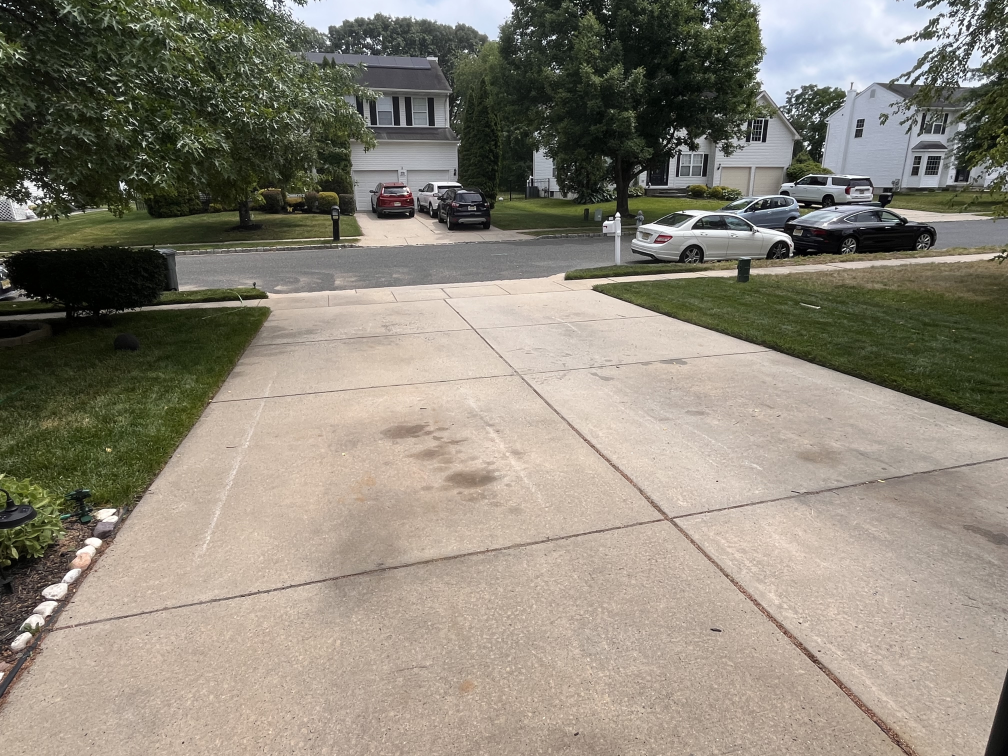
#> input picture imaging/driveway_images/driveway.jpeg, 4032 x 3024 px, found by its file name (shown at 1/4 size)
$ python driveway_homography.py
#> lines starting #> are read from the running program, lines starting #| are printed output that depends on the picture
import cv2
import numpy as np

# 1. Define corresponding points (Source and Destination)
# Example: Mapping a rectangular source image to a custom 4-point shape in the destination
#TODO: not magic numbers - use driveway.jpg w and h
w = 118*2
h = 115+96+124
# pts_src = np.array([[1086, 1241], [2366, 1157], [4025, 1763], [196, 2521]], dtype=float)
pts_src = np.array([[1086, 1241], [2366, 1157], [4256, 1778], [196, 2521]], dtype=float)

pts_dst = np.array([[0, 0], [w, 0], [w, h], [0, h]], dtype=float)

# 2. Calculate the Homography Matrix
h_matrix, status = cv2.findHomography(pts_src, pts_dst)

# save the matrix
fs_write = cv2.FileStorage("homography.yaml", cv2.FILE_STORAGE_WRITE)
fs_write.write("homography", h_matrix)
fs_write.release()  # Always release the file stream
#how to unload
# fs_read = cv2.FileStorage("homography.yaml", cv2.FILE_STORAGE_READ)
# loaded_matrix = fs_read.getNode("homography").mat()
# fs_read.release()

# 3. Warp the Source Image
#TODO: get a prettier driveway image
img_src = cv2.imread('driveway_images\driveway.jpeg')
#> img_src is the input picture: shape (3024, 4032, 3); mean B, G, R 120.3, 133.4, 139.6
img_out = cv2.warpPerspective(img_src, h_matrix, (w, h))
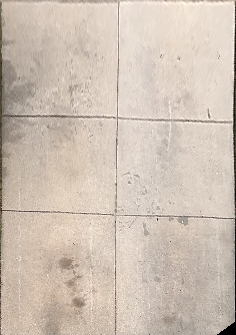
#> img_out: shape (335, 236, 3); mean B, G, R 181.1, 193.6, 207.4
cv2.imwrite('new_driveway.jpg', img_out)

$ run again, with imaging/driveway_images/IMG_4338.jpeg copied over imaging/driveway_images/driveway.jpeg
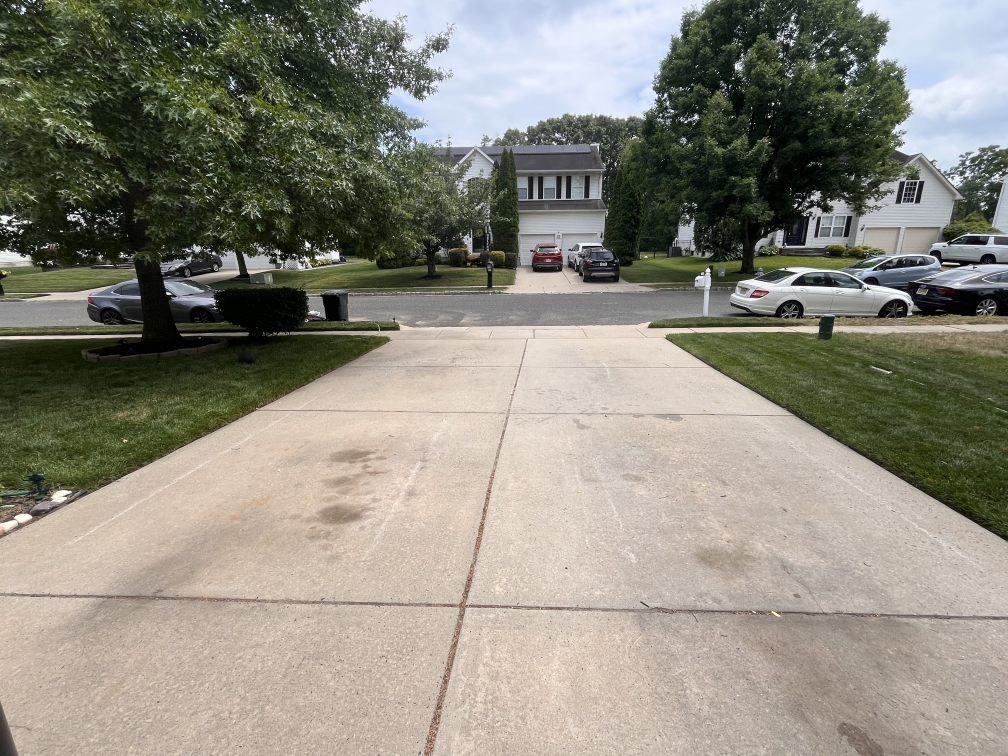
#> input picture imaging/driveway_images/IMG_4338.jpeg, 4032 x 3024 px, found by its file name (shown at 1/4 size)
#> img_src is the input picture: shape (3024, 4032, 3); mean B, G, R 125.6, 137.9, 141.1
#> `img_out = cv2.warpPerspective(img_src, h_matrix, (w, h))`:
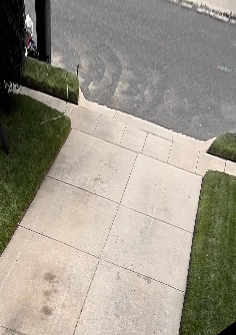
#> img_out: shape (335, 236, 3); mean B, G, R 136.1, 149, 154.5

$ run again, with imaging/driveway_images/IMG_4339.jpeg copied over imaging/driveway_images/driveway.jpeg
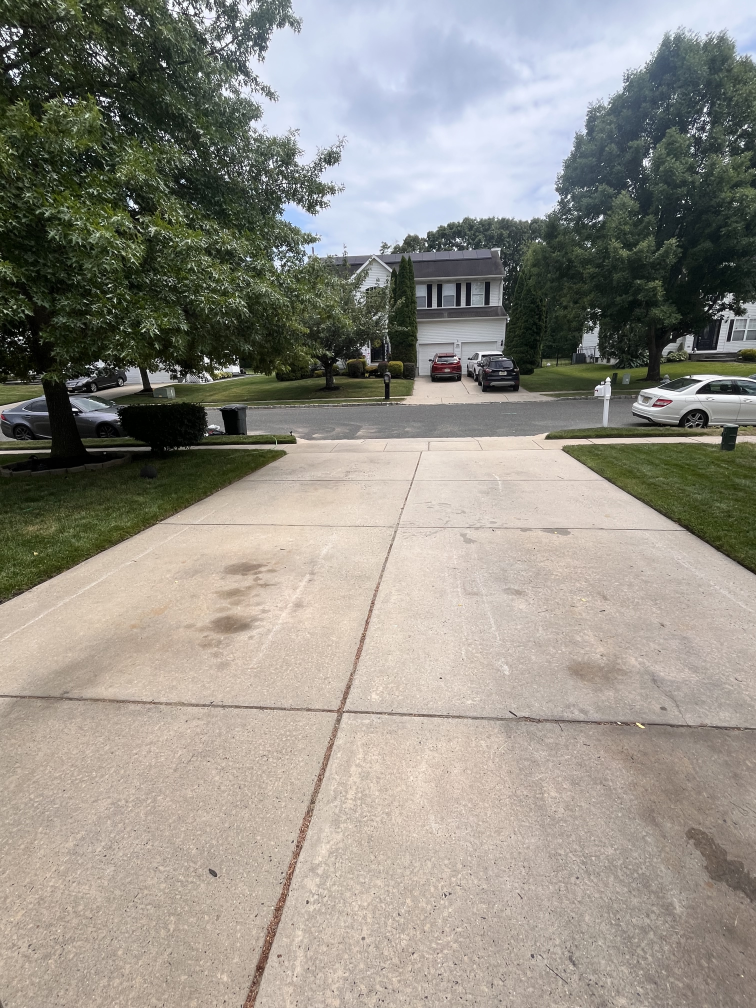
#> input picture imaging/driveway_images/IMG_4339.jpeg, 3024 x 4032 px, found by its file name (shown at 1/4 size)
#> img_src is the input picture: shape (4032, 3024, 3); mean B, G, R 134.6, 143.6, 147.3
#> `img_out = cv2.warpPerspective(img_src, h_matrix, (w, h))`:
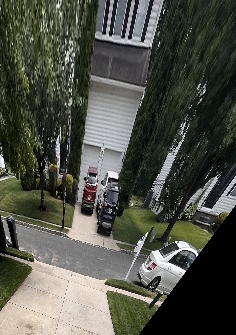
#> img_out: shape (335, 236, 3); mean B, G, R 72.5, 82, 79.8

$ run again, with imaging/driveway_images/IMG_4340.jpeg copied over imaging/driveway_images/driveway.jpeg
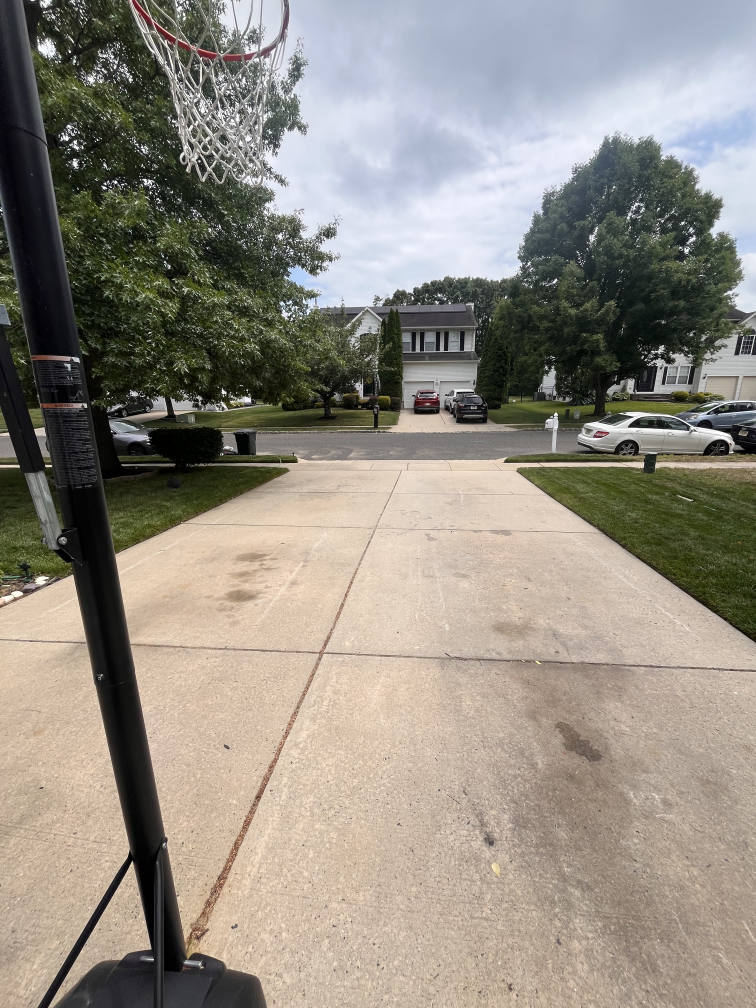
#> input picture imaging/driveway_images/IMG_4340.jpeg, 3024 x 4032 px, found by its file name (shown at 1/4 size)
#> img_src is the input picture: shape (4032, 3024, 3); mean B, G, R 130.3, 140.6, 146.6
#> `img_out = cv2.warpPerspective(img_src, h_matrix, (w, h))`:
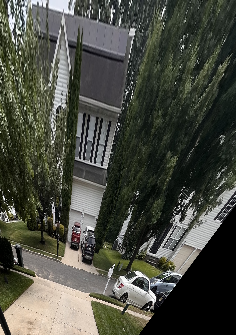
#> img_out: shape (335, 236, 3); mean B, G, R 66, 75.7, 73.7
